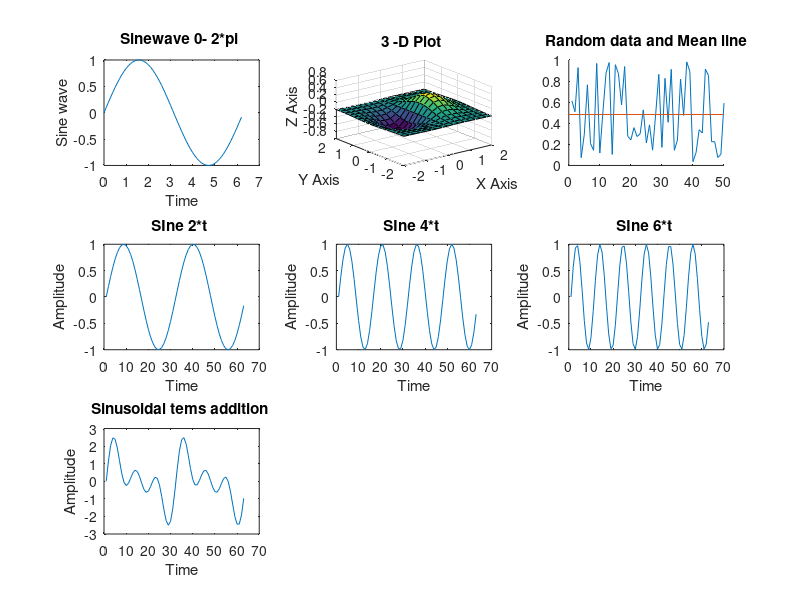

Write MATLAB code to recreate this figure.
A=[ 2 5 7 8 9] %Q:-1  Create an vector.
AA=[1 0;1 1]     
B=[ 2 3 4 ; 5 6 7 ; 8 9 10]     %Q:-2  Create a matrix.   
C=[0;0;0;0;0]     %Q:-3 5x1 vector of zeros.
CC=rand(1,5)      %Q:-3 1x5 vector of random numbers.
D=transpose(B)    %Q:-4  Transpose a matrix.
E=dot(B,D)        %Q:-5  inner product of two matrices
F=cross(B,D)      %Q:-5  cross product of two matrices
G=inv(AA)         %Q:-5  inverse of a matrix.
GG= 2.*(B)        %Q:-6 element wise multiplication
H=cat(1,B,D)      %Q:-7  Concatenate two matrices.
I=complex(B,2)    %Q:-8  vector of complex numbers.
J=B*B(2,2)        %Q:-9  Multiply a row of a matrix with an element of that same matrix
K=[0:5:500]       %Q:-10  vector of values ranging from 0 to 500 with 100 elements.

%  Q:-11 Create a 2D plot of the sine function between 0 and 2π.

subplot(3,3,1);
t=0:0.1:2*pi;
SineWave=sin(t);
plot(t,SineWave);
% axis([0 2*pi -2 2]);
title('Sinewave 0- 2*pi ');
xlabel('Time'), ylabel('Sine wave');

%  Q:-12 3D plot of a surface by creating a grid along the X and Y axes
%  and plotting the Z-coordinate according to the exponential function.

subplot(3,3,2);
X=[-2:0.25:2];
Y=X;
[X,Y]=meshgrid(X);
Z=X.*exp(-X.^2-Y.^2);
surf(X,Y,Z);
title('3 -D Plot ');
xlabel('X Axis'), ylabel('Y Axis'),zlabel('Z Axis');


% Q:-13 Write a script to plot a vector of random data. Draw a horizontal line 
% at the mean. Save the script and run it from the command line.

subplot(3,3,3);
sample=50;
random_vec=rand(sample,1)    %Vector of 50 random number
hold on;
plot(random_vec);
m=mean(random_vec);
plot([0,sample],[m,m]);
title(' Random data and Mean line ');


# Q:-14  Write another script that calculates the mean of five samples of data from a vector of random data. 
# Calculate the overall mean. Use a for loop to perform the calculations. 
# For each iteration of the loop print out the intermediate results. 
# Use an if..else control block to display the results depending on whether the mean of the samples is less than, 
# greater than or equal to the overall mean.


% to use randsample function install statistics pkg for Octave
% To install pkg type sudo apt-get install octave-statistics in CLI(host-pc)
% and then type pkg load statistics in command line of octave
% Discription Link for randSample function
% https://pdollar.github.io/toolbox/matlab/randSample.html

randVec_5_sample=randsample(random_vec,5)   % 5 random samples from vector
    
% overall mean
   sum=0;
  for i=1:length(random_vec)
     sum=sum + random_vec(i);
  end
  mean_overall= sum/length(random_vec)
  
% Mean of 5 samples from randon number vectpr  
  sum1=0;
  for j=1:5
    sum1=sum1+randVec_5_sample(j);
     mean_In=sum1/j;
     fprintf("\nIntermediate mean #%d is: %0.1f \n", j, mean_In);
  end
  mean_5_samples= mean_In/5;
  
% comparing mean of 5 samples to Overall mean

  if(mean_5_samples< mean_overall)
      fprintf(" \nMean of 5 Samples is Less than Overall Mean");
      elseif (mean_5_samples > mean_overall)
      fprintf(" \nMean of 5 Samples is greater than Overall Mean");
      elseif(mean_5_samples = mean_overall )
      fprintf(" \nMean of 5 Samples is  Equall to Overall Mean");
      
  end  



% Q:-15 Create a function that calculates the sum of an arbitrary number of sinusoidal terms.
% Call this function from the OCTAVE command line or in an OCTAVE script (.m).

t=0:0.1:2*pi;
% first Sine term
subplot(3,3,4);
X=sin(2*t);
plot(X);
title('SIne 2*t ');
xlabel('Time'), ylabel('Amplitude');

% Second Sine term
subplot(3,3,5);
Y=sin(4*t);
plot(Y);
title('SIne 4*t ');
xlabel('Time'), ylabel('Amplitude');

% Third Sine term
subplot(3,3,6);
Z=sin(6*t);
plot(Z);
title('SIne 6*t ');
xlabel('Time'), ylabel('Amplitude');

% Addition of three sine terms
subplot(3,3,7);
Sum=X+Y+Z;
plot(Sum);
title('Sinusoidal tems addition ');
xlabel('Time'), ylabel('Amplitude');

